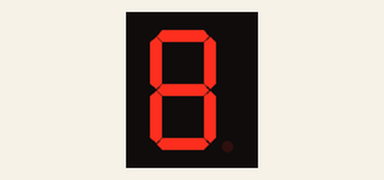
Simulated run of this sketch. Board: Arduino Uno, built with avr-gcc and run on an emulated ATmega328P. On the bench: 1-digit seven-segment display. Wiring (inferred from the names in the program): 1-digit 7-segment display, segments lit when HIGH: segments pin 5, pin 6, pin 7, pin 8, pin 9, pin 10, pin 11. The segment pins are drawn as the display they are named for.

Above: at 0.1 s.
At 1.6 s:
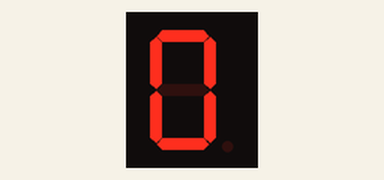
At 4.6 s:
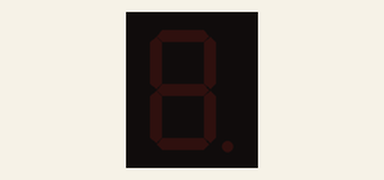

Measured:
- by itself, everything shown: repeats every 5.0 s, in 6 steps
- what the display in image 1 shows lasts 0.5 s, from 1.5 s to 2.0 s

The sketch:

sketch_apr04a.ino
```cpp
int seg7[]={11,10,9,8,7,6,5};
char TAB[]={0x3F,0x06,0x4B,0x66,0x7D,0x27,0x7F,0x67};
int i,j;
void setup() {
  for(i=0;i<7;i++){
  pinMode(seg7[i],OUTPUT);   // put your setup code here, to run once:
 }
}

void loop() {
  for(i=0;i<10;i++){
   OutPort(TAB[i]);
   delay(500);// put your main code here, to run repeatedly:
 }
}
void OutPort(byte dat){
   for(j=0;j<7;j++){
    if(dat % 2==1){
      digitalWrite(seg7[j],HIGH);
    }
   else{
     digitalWrite(seg7[j],LOW);
     dat=dat/2;
    }
  }
}
```
